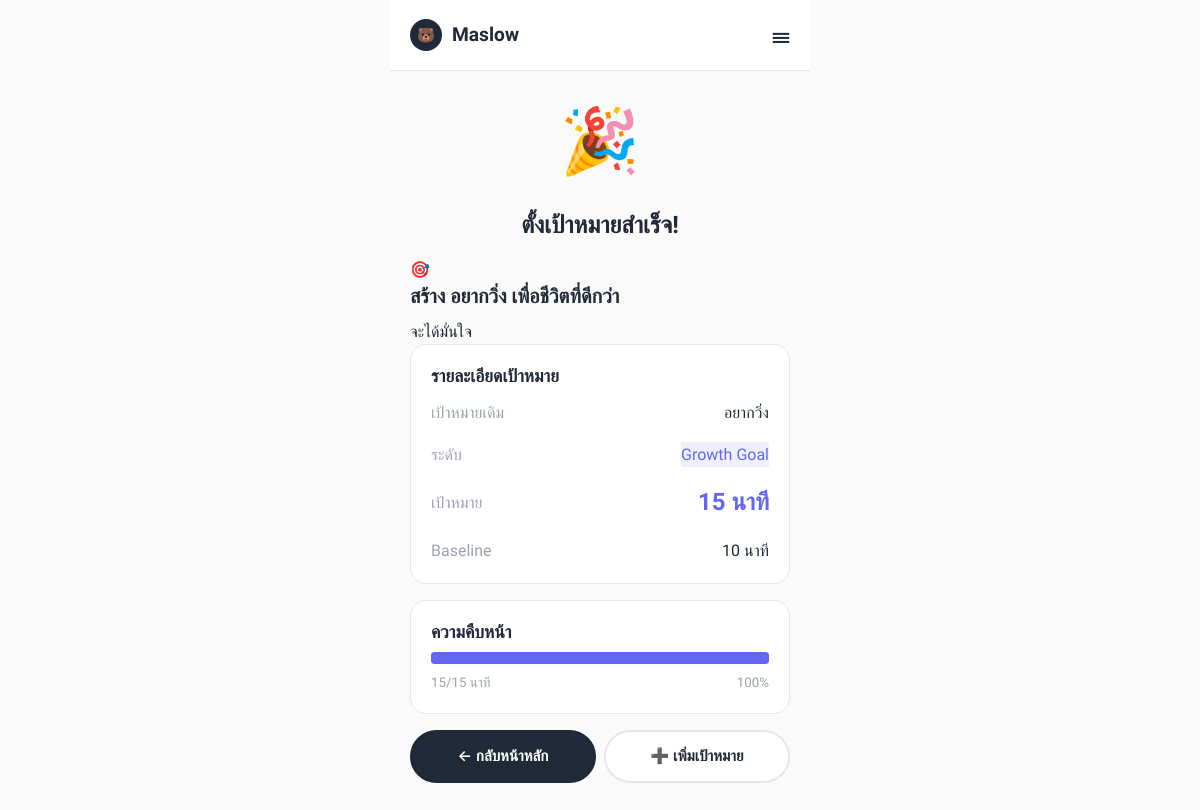
The app's page /goal/1/summary/ (signed in) with its own data.
### core/models.py (models this page shows, shortened)
class Goal(models.Model):
    GOAL_LEVEL_CHOICES = [
        ('safe', 'Safe Goal'),
        ('growth', 'Growth Goal'),
        ('stretch', 'Stretch Goal'),
    ]
    user = models.ForeignKey(User, on_delete=models.CASCADE, related_name='goals')
    day = models.ForeignKey(Day, on_delete=models.CASCADE, related_name='goals')
    original_goal = models.TextField(help_text="User's original goal input")
    why_response_1 = models.TextField(blank=True, null=True)
    why_response_2 = models.TextField(blank=True, null=True)
    why_response_3 = models.TextField(blank=True, null=True)
    transformed_goal = models.TextField(blank=True, null=True, help_text="AI-enhanced powerful goal")
    deep_motivation = models.TextField(blank=True, null=True, help_text="Discovered deep motivation")
    baseline_value = models.IntegerField(default=0, help_text="User's current baseline")
    baseline_unit = models.CharField(max_length=50, default='ครั้ง')
    safe_target = models.IntegerField(default=0)
    growth_target = models.IntegerField(default=0)
    stretch_target = models.IntegerField(default=0)
    selected_target = models.IntegerField(default=0)
    goal_level = models.CharField(max_length=20, choices=GOAL_LEVEL_CHOICES, default='growth')
    completed = models.BooleanField(default=False)
    progress = models.IntegerField(default=0, help_text="Current progress towards target")
    created_at = models.DateTimeField(auto_now_add=True)
    updated_at = models.DateTimeField(auto_now=True)
    class Meta:
        ordering = ['-created_at']
    @property
    def progress_percentage(self):
        if self.selected_target == 0:
            return 0
        return min(int((self.progress / self.selected_target) * 100), 100)

### core/views.py (the view)
# urls.py: path('goal/<int:goal_id>/summary/', views.goal_summary, name='goal_summary'),
@login_required
def goal_summary(request, goal_id):
    goal = get_object_or_404(Goal, id=goal_id, user=request.user)
    context = {
        'goal': goal,
    }
    return render(request, 'goal/summary.html', context)

### templates/goal/summary.html (shortened to what this page needs)
{% extends 'base.html' %}
{% block content %}
<div class="animate-fade-in">
    <div class="text-center mb-4">
        <div style="font-size: 4rem; margin-bottom: 16px;">🎉</div>
        <h2>ตั้งเป้าหมายสำเร็จ!</h2>
    </div>
    <div class="motivation-card">
        <div class="icon">🎯</div>
        <h3 class="title">{{ goal.transformed_goal }}</h3>
        <p class="text">{{ goal.deep_motivation }}</p>
    </div>
    <div class="card">
        <h4 class="mb-3">รายละเอียดเป้าหมาย</h4>
        <div style="display: flex; flex-direction: column; gap: 16px;">
            <div style="display: flex; justify-content: space-between; align-items: center;">
                <span class="text-muted">เป้าหมายเดิม</span>
                <span>{{ goal.original_goal }}</span>
            </div>
            <div style="display: flex; justify-content: space-between; align-items: center;">
                <span class="text-muted">ระดับ</span>
                <span class="goal-level {{ goal.goal_level }}">{{ goal.get_goal_level_display }}</span>
            </div>
            <div style="display: flex; justify-content: space-between; align-items: center;">
                <span class="text-muted">เป้าหมาย</span>
                <span style="font-size: 1.5rem; font-weight: 700; color: var(--primary);">
                    {{ goal.selected_target }} {{ goal.baseline_unit }}
                </span>
            </div>
            <div style="display: flex; justify-content: space-between; align-items: center;">
                <span class="text-muted">Baseline</span>
                <span>{{ goal.baseline_value }} {{ goal.baseline_unit }}</span>
            </div>
        </div>
    </div>
    <div class="card">
        <h4 class="mb-2">ความคืบหน้า</h4>
        <div class="progress-bar" style="height: 12px;">
            <div class="progress-fill" style="width: {{ goal.progress_percentage }}%;"></div>
        </div>
        <div class="d-flex justify-between mt-2">
            <small class="text-muted">{{ goal.progress }}/{{ goal.selected_target }} {{ goal.baseline_unit }}</small>
            <small class="text-muted">{{ goal.progress_percentage }}%</small>
        </div>
    </div>
    <div class="mt-4 d-flex gap-2">
        <a href="{% url 'home' %}" class="btn btn-primary" style="flex: 1;">
            ← กลับหน้าหลัก
        </a>
        <a href="{% url 'goal_create' %}" class="btn btn-outline" style="flex: 1;">
            ➕ เพิ่มเป้าหมาย
        </a>
    </div>
</div>
{% endblock %}

### templates/base.html (shortened to what this page needs)
{% load static %}
<!DOCTYPE html>
<html lang="th">
<head>
    <link rel="stylesheet" href="{% static 'css/style.css' %}">
</head>
<body>
    <div class="app-container">
        <nav class="navbar">
            <a href="{% url 'home' %}" class="navbar-brand">
                <div class="logo">🐻</div>
                <span>Maslow</span>
            </a>
            <div class="navbar-menu">☰</div>
        </nav>
        <main class="main-content">
            {% block content %}{% endblock %}
        </main>
    </div>
</body>
</html>

### static/css/style.css (style rules this page uses)
:root { --primary: #6366f1; --primary-light: #818cf8; --primary-dark: #4f46e5; --secondary: #f472b6; --accent: #fbbf24; --bg-primary: #fafafa; --bg-secondary: #f5f5f5; --bg-card: #ffffff; --bg-dark: #1f2937; --text-primary: #1f2937; --text-secondary: #6b7280; --text-muted: #9ca3af; --border-color: #e5e7eb; --border-dark: #374151; --shadow-sm: 0 1px 2px rgba(0, 0, 0, 0.05); --shadow-md: 0 4px 6px rgba(0, 0, 0, 0.07); --shadow-lg: 0 10px 15px rgba(0, 0, 0, 0.1); --radius-sm: 8px; --radius-md: 12px; --radius-lg: 16px; --radius-xl: 24px; --radius-full: 9999px; --transition-fast: 0.15s ease; --transition-normal: 0.3s ease; }
* { margin: 0; padding: 0; box-sizing: border-box; }
html { scroll-behavior: smooth; }
body { font-family: 'Prompt', 'Inter', -apple-system, sans-serif; background: var(--bg-primary); color: var(--text-primary); min-height: 100vh; line-height: 1.6; }
a { color: var(--primary); text-decoration: none; }
h1, h2, h3, h4 { font-weight: 600; line-height: 1.3; margin-bottom: 0.5em; }
h2 { font-size: 1.5rem; }
h3 { font-size: 1.25rem; }
h4 { font-size: 1.1rem; }
.text-center { text-align: center; }
.text-muted { color: var(--text-muted); }
.app-container { max-width: 420px; margin: 0 auto; min-height: 100vh; display: flex; flex-direction: column; background: var(--bg-primary); position: relative; overflow: hidden; }
.main-content { flex: 1; padding: 20px; padding-bottom: 120px; }
.navbar { background: var(--bg-card); border-bottom: 1px solid var(--border-color); padding: 16px 20px; display: flex; justify-content: space-between; align-items: center; }
.navbar-brand { display: flex; align-items: center; gap: 10px; font-size: 1.2rem; font-weight: 700; color: var(--text-primary); }
.navbar-brand .logo { width: 32px; height: 32px; background: var(--text-primary); border-radius: 50%; display: flex; align-items: center; justify-content: center; color: white; font-size: 0.9rem; }
.navbar-menu { font-size: 1.5rem; color: var(--text-primary); cursor: pointer; }
.btn { display: inline-flex; align-items: center; justify-content: center; gap: 8px; padding: 12px 24px; border: 2px solid var(--border-color); border-radius: var(--radius-full); font-family: inherit; font-size: 0.95rem; font-weight: 600; cursor: pointer; transition: var(--transition-normal); background: var(--bg-card); color: var(--text-primary); text-decoration: none; }
.btn-primary { background: var(--text-primary); color: white; border-color: var(--text-primary); }
.card { background: var(--bg-card); border: 1px solid var(--border-color); border-radius: var(--radius-lg); padding: 20px; margin-bottom: 16px; }
.progress-bar { height: 6px; background: var(--bg-secondary); border-radius: 3px; overflow: hidden; }
.progress-fill { height: 100%; background: var(--primary); border-radius: 3px; transition: width 0.5s ease; }
.goal-level.growth { background: rgba(99, 102, 241, 0.1); color: #6366f1; }
.d-flex { display: flex; }
.justify-between { justify-content: space-between; }
.gap-2 { gap: 8px; }
.mb-2 { margin-bottom: 8px; }
.mb-3 { margin-bottom: 12px; }
.mb-4 { margin-bottom: 16px; }
.mt-2 { margin-top: 8px; }
.mt-4 { margin-top: 16px; }
.animate-fade-in { animation: fadeIn 0.4s ease; }

### records on screen
Goal: transformed_goal "สร้าง อยากวิ่ง เพื่อชีวิตที่ดีกว่า", deep_motivation "จะได้มั่นใจ", original_goal "อยากวิ่ง", goal_level "Growth Goal", selected_target "15", baseline_unit "นาที", baseline_value "10", progress "15", progress_percentage "100"
